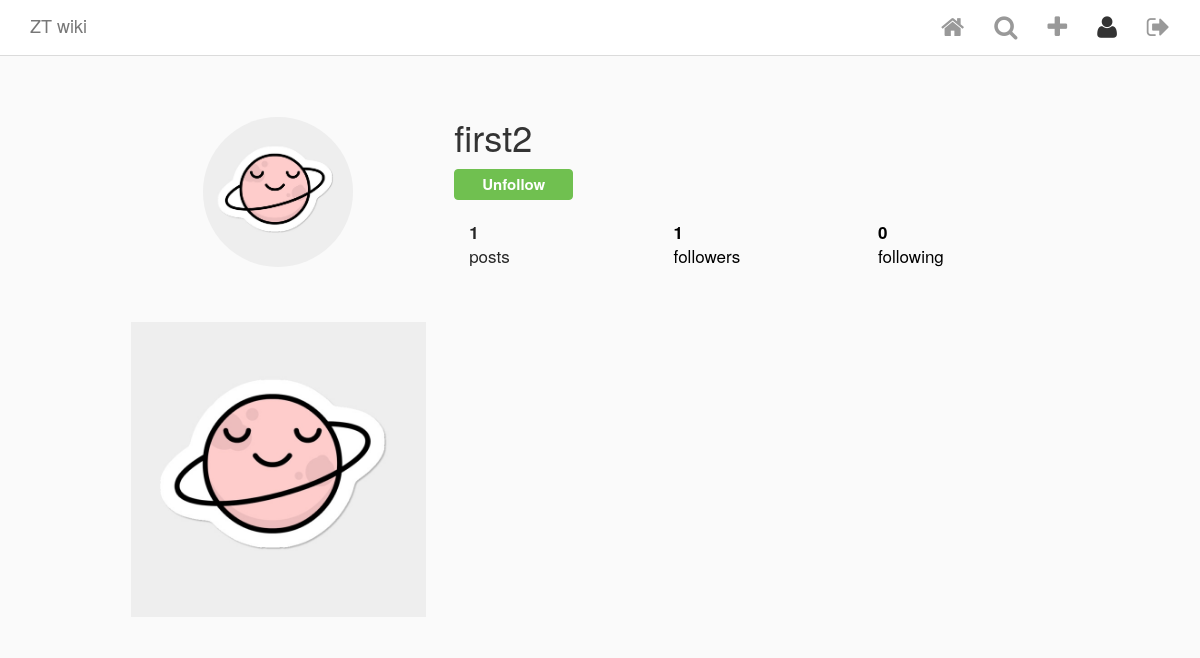
Page /commute/user_profile/3/ (signed in) on the committed database.
### commute/models.py (models this page shows, shortened)
class Member(AbstractUser):
    profile_pic = ProcessedImageField(upload_to='static/images/profiles',
                                      format='JPEG', options={'quality': 100}, blank=True, null=True)
    def get_connections(self):
        connections = UserConnection.objects.filter(creator=self)
        return connections
    def get_followers(self):
        followers = UserConnection.objects.filter(following=self)
        return followers

class Post(models.Model):
    author = models.ForeignKey(
        Member, on_delete=models.CASCADE, related_name='my_posts')
    title = models.TextField(blank=True, null=True)
    image = ProcessedImageField(upload_to='static/images/posts',
                                format='JPEG', options={'quality': 100}, blank=True, null=True)
    def get_like_count(self):
        return self.likes.count()
    def get_comment_count(self):
        return self.comments.count()

### commute/views.py (the view)
# urls.py: path('user_profile/<int:pk>/', UserProfile.as_view(), name='profile'),
class UserProfile(LoginRequiredMixin, DetailView):
    model = Member
    template_name = 'profile.html'
    login_url = 'login'

### commute/templatetags/custom_tags.py (called while the page is built)
@register.simple_tag
def is_following(current_user, background_user):
    return background_user.get_followers().filter(creator=current_user).exists()

@register.simple_tag(takes_context=True)
def active(context, pattern_or_urlname):
    try:
        pattern = reverse(pattern_or_urlname)
    except NoReverseMatch:
        pattern = pattern_or_urlname
    path = context['request'].path
    if re.search(pattern, path):
        return 'active'
    return ''

### templates/profile.html (shortened to what this page needs)
{% extends 'base.html' %}
{% load custom_tags %}
{% block content %}
<div class="profile">
    <div class="profile__head">
        <div class="row">
            <div class="col-xs-4 left">
                {% if object.profile_pic %}
                    <img class="picture-circle" src="/{{object.profile_pic}}">
                {% endif %}
            </div>
            <div class="col-xs-8 right">
                <div class="name-buttons">
                    <h1 class="username">{{ user.first_name }}</h1>
                    {% if user == object %}
                        <a class="edit-desktop" href="{% url 'profileedit' object.pk %}">
                            <button class="edit-profile">Edit Profile</button>
                        </a>
                    {% else %}
                        {% is_following user object as following %}
                        <div class="follow-toggle__container">
                            <button class="btn btn-primary {% if not following %}follow-user{% else %}unfollow-user{% endif %}" id="{{ object.pk }}">
                                {% if following %}
                                    Unfollow
                                {% else %}
                                    Follow
                                {% endif %}
                            </button>
                        </div>
                    {% endif %}
                </div>
                <div>
                    <ul class="stats">
                        <div class="col-xs-4"><li class="stats__count"><span>{{ object.my_posts.count }}</span><br> posts</li></div>
                        <div class="col-xs-4"><a href="{% url 'profile' object.pk %}" style="text-decoration: none; color: black;"><li class="stats__count"><span class="follower_count" id="follower_id">{{ object.get_followers.count }}</span><br> followers</li></a></div>
                        <div class="col-xs-4"><a href="{% url 'profile' object.pk %}" style="text-decoration: none; color: black;"><li class="stats__count"><span>{{ object.get_connections.count }}</span><br> following</li></a></div>
                    </ul>
                </div>
            </div>
        </div>
    </div>
    <div class="profile__body">
        <div class="row">
        {% for post in object.my_posts.all %}
            <div class="col-xs-4">
                <div class="picture-square" style="background-image: url(/{{ post.image }}); background-size: contain;">
                </div>
            </div>
        {% endfor %}
        </div>
    </div>
</div>
{% endblock content %}

### static/css/style.css (style rules this page uses)
.unfollow-user, .follow-user, .generic-button { font-weight: bold; font-size: 15px; outline: none; }
.unfollow-user { background-color: #70c050; border-color: #70c050; padding: 4px 27px; }
html { height: 100%; }
body { min-height: 100%; background-color: #fafafa; }
.picture-circle, .picture-circle--medium, .picture-circle--small { border-radius: 100%; width: 150px; height: 150px; }
.picture-square { position: relative; background-repeat: no-repeat; background-position: center center; background-color: #fff; cursor: pointer; }
.picture-square:after { content: ""; display: block; padding-bottom: 100%; }
.profile { max-width: 975px; padding: 60px 20px 0; margin: 0 auto; }
.profile__head { margin-bottom: 40px; }
.profile__head .left { text-align: center; }
.profile__head h1, .profile__head .edit-profile, .profile__head .options-bubble { vertical-align: middle; }
.profile__head h1 { display: inline-block; margin: 0; }
.profile__head .name-buttons { margin-bottom: 20px; }
.profile__body > .row > .col-xs-4 { padding: 13px; }
.profile .follow-toggle__container { margin-top: 12px; }
.stats { list-style: none; margin: 0; margin-bottom: 20px; padding: 0; }
.stats > * { font-size: 17px; color: #262626; }
.stats .stats__count { display: inline-block; margin-right: 40px; }
.stats .stats__count span { font-weight: bold; }

### rows in the picture
Member: profile_pic (picture), my_posts.count "1", get_followers.count "1", get_connections.count "0"
Member: first_name "first2"
Post: image (picture)
